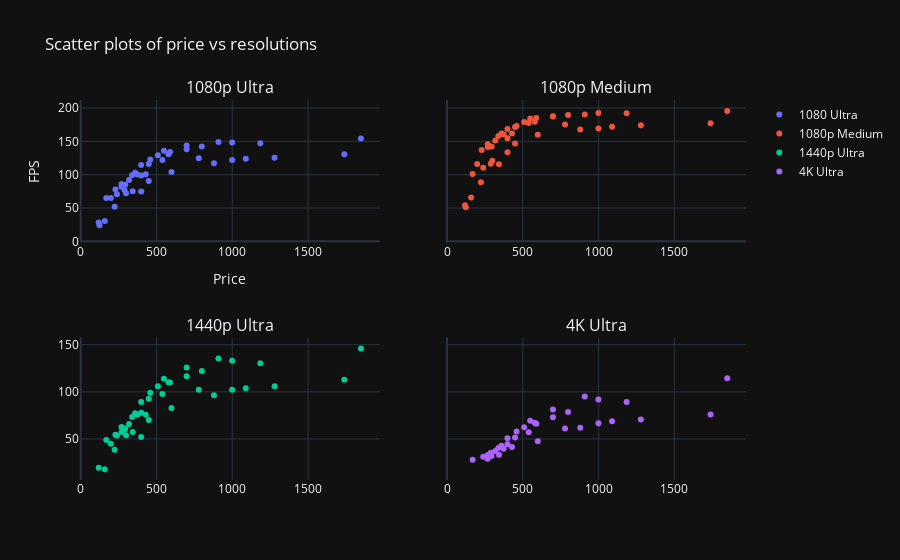

Notebook code cell kept with this figure:
### Code cell
from plotly.subplots import make_subplots
fig = make_subplots(rows=2, cols=2, 
                    shared_yaxes=True,
                    subplot_titles=("1080p Ultra", "1080p Medium", "1440p Ultra", "4K Ultra"))

fig.add_trace(go.Scatter(x=gpu_rasterization_df['Lowest Price'], y=gpu_rasterization_df['1080p Ultra'], mode='markers', hovertext=gpu_rasterization_df['Graphics Card'], name='1080 Ultra'), row=1, col=1)
fig.add_trace(go.Scatter(x=gpu_rasterization_df['Lowest Price'], y=gpu_rasterization_df['1080p Medium'], mode='markers', hovertext=gpu_rasterization_df['Graphics Card'], name='1080p Medium'), row=1, col=2)
fig.add_trace(go.Scatter(x=gpu_rasterization_df['Lowest Price'], y=gpu_rasterization_df['1440p Ultra'], mode='markers', hovertext=gpu_rasterization_df['Graphics Card'], name='1440p Ultra'), row=2, col=1)
fig.add_trace(go.Scatter(x=gpu_rasterization_df['Lowest Price'], y=gpu_rasterization_df['4K Ultra'], mode='markers', hovertext=gpu_rasterization_df['Graphics Card'], name='4K Ultra'), row=2, col=2)

fig.update_layout(title='Scatter plots of price vs resolutions',
                  xaxis_title='Price',
                  yaxis_title='FPS')
fig.show()

### Figure 1 — Plotly figure (JSON) as saved in the notebook; plotly's stock layout.template omitted (floating-point values rounded to 4 significant figures)
{"data": [{"hovertext": ["GeForce RTX 4090", "Radeon RX 7900 XTX", "GeForce RTX 4080 Super", "GeForce RTX 4080", "Radeon RX 7900 XT", "GeForce RTX 4070 Ti Super", "GeForce RTX 4070 Ti", "Radeon RX 7900 GRE", "GeForce RTX 4070 Super", "Radeon RX 6950 XT", "GeForce RTX 3090 Ti", "Radeon RX 7800 XT", "GeForce RTX 3090", "Radeon RX 6900 XT", "GeForce RTX 3080 Ti", "Radeon RX 6800 XT", "GeForce RTX 3080 12GB", "GeForce RTX 4070", "GeForce RTX 3080", "Radeon RX 7700 XT", "Radeon RX 6800", "GeForce RTX 3070 Ti", "Radeon RX 6750 XT", "GeForce RTX 4060 Ti 16GB", "GeForce RTX 4060 Ti", "Titan RTX", "Radeon RX 6700 XT", "GeForce RTX 3070", "GeForce RTX 2080 Ti", "Radeon RX 7600 XT", "GeForce RTX 3060 Ti", "Radeon RX 6700 10GB", "GeForce RTX 2080 Super", "GeForce RTX 4060", "GeForce RTX 2080", "Radeon RX 7600", "Radeon RX 6650 XT", "GeForce RTX 2070 Super", "Intel Arc A770 16GB", "Intel Arc A770 8GB", "Radeon RX 6600 XT", "Radeon RX 5700 XT", "GeForce RTX 3060", "Intel Arc A750", "GeForce RTX 2070", "Radeon VII", "GeForce GTX 1080 Ti", "GeForce RTX 2060 Super", "Radeon RX 6600", "Intel Arc A580", "Radeon RX 5700", "Radeon RX 5600 XT", "Radeon RX Vega 64", "GeForce RTX 2060", "GeForce GTX 1080", "GeForce RTX 3050", "GeForce GTX 1070 Ti", "Radeon RX Vega 56", "GeForce GTX 1660 Super", "GeForce GTX 1660 Ti", "GeForce GTX 1070", "GeForce GTX 1660", "Radeon RX 5500 XT 8GB", "Radeon RX 590", "GeForce GTX 980 Ti", "Radeon RX 580 8GB", "Radeon R9 Fury X", "GeForce GTX 1650 Super", "Radeon RX 5500 XT 4GB", "GeForce GTX 1060 6GB", "Radeon RX 6500 XT", "Radeon R9 390", "GeForce GTX 980", "GeForce GTX 1650 GDDR6", "Intel Arc A380", "Radeon RX 570 4GB", "GeForce GTX 1650", "GeForce GTX 970", "Radeon RX 6400", "GeForce GTX 1050 Ti", "GeForce GTX 1060 3GB", "GeForce GTX 1630", "Radeon RX 560 4GB", "GeForce GTX 1050", "Radeon RX 550 4GB", "GeForce GT 1030"], "mode": "markers", "name": "1080 Ultra", "x": [1849.0, 909.0, 999.0, 1185.0, 699.0, 799.0, 699.0, 549.0, 589.0, 579.0, 1739.0, 509.0, 1279.0, 779.0, 1089.0, 459.0, 999.0, 539.0, 879.0, 449.0, 399.0, 599.0, 359.0, 429.0, 374.0, null, 339.0, 399.0, null, 319.0, 449.0, 269.0, null, 294.0, null, 269.0, 229.0, null, 289.0, 343.0, 399.0, null, 299.0, 239.0, null, null, null, null, 199.0, 169.0, null, null, null, null, null, 224.0, null, null, null, null, null, null, null, null, null, null, null, null, null, null, 159.0, null, null, null, 119.0, null, null, null, 124.0, null, null, null, null, null, null, null], "y": [154.1, 149.0, 148.3, 147.0, 143.9, 142.3, 138.3, 135.8, 134.2, 130.5, 130.5, 129.3, 125.5, 124.6, 123.9, 122.7, 122.1, 122.0, 117.0, 116.1, 114.6, 104.0, 102.9, 100.6, 100.4, 99.3, 99.1, 98.8, 96.3, 91.9, 90.7, 86.1, 86.0, 84.9, 82.5, 82.0, 77.7, 77.4, 76.9, 75.3, 74.7, 73.3, 72.3, 70.8, 69.8, 69.5, 66.4, 65.5, 65.2, 65.1, 64.5, 57.8, 56.7, 55.5, 53.0, 51.9, 51.1, 50.6, 46.8, 46.6, 44.7, 42.6, 39.7, 39.3, 35.9, 35.3, 35.2, 33.9, 33.3, 32.1, 30.6, 29.8, 28.9, 28.8, 28.4, 28.1, 27.0, 26.5, 24.1, 19.8, null, 16.9, 14.7, null, null, null], "type": "scatter", "xaxis": "x", "yaxis": "y"}, {"hovertext": ["GeForce RTX 4090", "Radeon RX 7900 XTX", "GeForce RTX 4080 Super", "GeForce RTX 4080", "Radeon RX 7900 XT", "GeForce RTX 4070 Ti Super", "GeForce RTX 4070 Ti", "Radeon RX 7900 GRE", "GeForce RTX 4070 Super", "Radeon RX 6950 XT", "GeForce RTX 3090 Ti", "Radeon RX 7800 XT", "GeForce RTX 3090", "Radeon RX 6900 XT", "GeForce RTX 3080 Ti", "Radeon RX 6800 XT", "GeForce RTX 3080 12GB", "GeForce RTX 4070", "GeForce RTX 3080", "Radeon RX 7700 XT", "Radeon RX 6800", "GeForce RTX 3070 Ti", "Radeon RX 6750 XT", "GeForce RTX 4060 Ti 16GB", "GeForce RTX 4060 Ti", "Titan RTX", "Radeon RX 6700 XT", "GeForce RTX 3070", "GeForce RTX 2080 Ti", "Radeon RX 7600 XT", "GeForce RTX 3060 Ti", "Radeon RX 6700 10GB", "GeForce RTX 2080 Super", "GeForce RTX 4060", "GeForce RTX 2080", "Radeon RX 7600", "Radeon RX 6650 XT", "GeForce RTX 2070 Super", "Intel Arc A770 16GB", "Intel Arc A770 8GB", "Radeon RX 6600 XT", "Radeon RX 5700 XT", "GeForce RTX 3060", "Intel Arc A750", "GeForce RTX 2070", "Radeon VII", "GeForce GTX 1080 Ti", "GeForce RTX 2060 Super", "Radeon RX 6600", "Intel Arc A580", "Radeon RX 5700", "Radeon RX 5600 XT", "Radeon RX Vega 64", "GeForce RTX 2060", "GeForce GTX 1080", "GeForce RTX 3050", "GeForce GTX 1070 Ti", "Radeon RX Vega 56", "GeForce GTX 1660 Super", "GeForce GTX 1660 Ti", "GeForce GTX 1070", "GeForce GTX 1660", "Radeon RX 5500 XT 8GB", "Radeon RX 590", "GeForce GTX 980 Ti", "Radeon RX 580 8GB", "Radeon R9 Fury X", "GeForce GTX 1650 Super", "Radeon RX 5500 XT 4GB", "GeForce GTX 1060 6GB", "Radeon RX 6500 XT", "Radeon R9 390", "GeForce GTX 980", "GeForce GTX 1650 GDDR6", "Intel Arc A380", "Radeon RX 570 4GB", "GeForce GTX 1650", "GeForce GTX 970", "Radeon RX 6400", "GeForce GTX 1050 Ti", "GeForce GTX 1060 3GB", "GeForce GTX 1630", "Radeon RX 560 4GB", "GeForce GTX 1050", "Radeon RX 550 4GB", "GeForce GT 1030"], "mode": "markers", "name": "1080p Medium", "x": [1849.0, 909.0, 999.0, 1185.0, 699.0, 799.0, 699.0, 549.0, 589.0, 579.0, 1739.0, 509.0, 1279.0, 779.0, 1089.0, 459.0, 999.0, 539.0, 879.0, 449.0, 399.0, 599.0, 359.0, 429.0, 374.0, null, 339.0, 399.0, null, 319.0, 449.0, 269.0, null, 294.0, null, 269.0, 229.0, null, 289.0, 343.0, 399.0, null, 299.0, 239.0, null, null, null, null, 199.0, 169.0, null, null, null, null, null, 224.0, null, null, null, null, null, null, null, null, null, null, null, null, null, null, 159.0, null, null, null, 119.0, null, null, null, 124.0, null, null, null, null, null, null, null], "y": [195.7, 190.3, 192.7, 192.0, 187.6, 189.4, 187.2, 184.3, 185.1, 179.4, 177.1, 179.1, 174.0, 175.3, 171.8, 173.2, 169.4, 177.5, 167.6, 171.6, 168.7, 159.8, 161.6, 161.7, 160.1, 156.6, 158.1, 154.8, 151.0, 151.2, 146.9, 145.7, 141.3, 142.3, 136.7, 141.4, 137.1, 129.6, 116.4, 115.5, 133.5, 124.9, 121.0, 110.4, 119.1, 113.9, 110.2, 112.0, 116.2, 101.1, 110.8, 100.0, 94.3, 100.5, 89.9, 88.8, 85.7, 84.2, 85.5, 84.8, 75.0, 77.8, 72.1, 68.5, 62.6, 61.7, 63.8, 67.7, 66.8, 57.7, 65.8, 51.1, 53.6, 56.6, 54.3, 53.6, 51.3, 49.0, 51.1, 38.0, 52.5, 33.8, 31.7, 29.7, 19.5, 14.6], "type": "scatter", "xaxis": "x2", "yaxis": "y2"}, {"hovertext": ["GeForce RTX 4090", "Radeon RX 7900 XTX", "GeForce RTX 4080 Super", "GeForce RTX 4080", "Radeon RX 7900 XT", "GeForce RTX 4070 Ti Super", "GeForce RTX 4070 Ti", "Radeon RX 7900 GRE", "GeForce RTX 4070 Super", "Radeon RX 6950 XT", "GeForce RTX 3090 Ti", "Radeon RX 7800 XT", "GeForce RTX 3090", "Radeon RX 6900 XT", "GeForce RTX 3080 Ti", "Radeon RX 6800 XT", "GeForce RTX 3080 12GB", "GeForce RTX 4070", "GeForce RTX 3080", "Radeon RX 7700 XT", "Radeon RX 6800", "GeForce RTX 3070 Ti", "Radeon RX 6750 XT", "GeForce RTX 4060 Ti 16GB", "GeForce RTX 4060 Ti", "Titan RTX", "Radeon RX 6700 XT", "GeForce RTX 3070", "GeForce RTX 2080 Ti", "Radeon RX 7600 XT", "GeForce RTX 3060 Ti", "Radeon RX 6700 10GB", "GeForce RTX 2080 Super", "GeForce RTX 4060", "GeForce RTX 2080", "Radeon RX 7600", "Radeon RX 6650 XT", "GeForce RTX 2070 Super", "Intel Arc A770 16GB", "Intel Arc A770 8GB", "Radeon RX 6600 XT", "Radeon RX 5700 XT", "GeForce RTX 3060", "Intel Arc A750", "GeForce RTX 2070", "Radeon VII", "GeForce GTX 1080 Ti", "GeForce RTX 2060 Super", "Radeon RX 6600", "Intel Arc A580", "Radeon RX 5700", "Radeon RX 5600 XT", "Radeon RX Vega 64", "GeForce RTX 2060", "GeForce GTX 1080", "GeForce RTX 3050", "GeForce GTX 1070 Ti", "Radeon RX Vega 56", "GeForce GTX 1660 Super", "GeForce GTX 1660 Ti", "GeForce GTX 1070", "GeForce GTX 1660", "Radeon RX 5500 XT 8GB", "Radeon RX 590", "GeForce GTX 980 Ti", "Radeon RX 580 8GB", "Radeon R9 Fury X", "GeForce GTX 1650 Super", "Radeon RX 5500 XT 4GB", "GeForce GTX 1060 6GB", "Radeon RX 6500 XT", "Radeon R9 390", "GeForce GTX 980", "GeForce GTX 1650 GDDR6", "Intel Arc A380", "Radeon RX 570 4GB", "GeForce GTX 1650", "GeForce GTX 970", "Radeon RX 6400", "GeForce GTX 1050 Ti", "GeForce GTX 1060 3GB", "GeForce GTX 1630", "Radeon RX 560 4GB", "GeForce GTX 1050", "Radeon RX 550 4GB", "GeForce GT 1030"], "mode": "markers", "name": "1440p Ultra", "x": [1849.0, 909.0, 999.0, 1185.0, 699.0, 799.0, 699.0, 549.0, 589.0, 579.0, 1739.0, 509.0, 1279.0, 779.0, 1089.0, 459.0, 999.0, 539.0, 879.0, 449.0, 399.0, 599.0, 359.0, 429.0, 374.0, null, 339.0, 399.0, null, 319.0, 449.0, 269.0, null, 294.0, null, 269.0, 229.0, null, 289.0, 343.0, 399.0, null, 299.0, 239.0, null, null, null, null, 199.0, 169.0, null, null, null, null, null, 224.0, null, null, null, null, null, null, null, null, null, null, null, null, null, null, 159.0, null, null, null, 119.0, null, null, null, 124.0, null, null, null, null, null, null, null], "y": [146.1, 135.3, 133.0, 130.4, 125.9, 122.0, 116.5, 113.9, 109.8, 110.1, 112.7, 105.8, 106.0, 102.1, 103.9, 99.0, 102.3, 97.8, 96.4, 92.7, 89.2, 82.8, 77.2, 75.7, 75.6, 79.5, 73.4, 77.7, 75.6, 65.9, 70.0, 62.8, 66.1, 61.2, 63.2, 57.3, 54.5, 58.4, 59.8, 57.5, 52.2, 53.1, 54.0, 53.7, 51.8, 53.0, 50.2, 48.3, 44.8, 48.8, 46.7, 42.0, 41.6, 40.1, 39.4, 38.5, 37.9, 37.0, 33.3, 33.3, 33.1, 30.3, 28.2, 29.0, 26.6, 26.0, null, 21.2, null, 23.0, 18.0, null, null, null, 19.5, 19.9, null, null, null, null, null, null, null, null, null, null], "type": "scatter", "xaxis": "x3", "yaxis": "y3"}, {"hovertext": ["GeForce RTX 4090", "Radeon RX 7900 XTX", "GeForce RTX 4080 Super", "GeForce RTX 4080", "Radeon RX 7900 XT", "GeForce RTX 4070 Ti Super", "GeForce RTX 4070 Ti", "Radeon RX 7900 GRE", "GeForce RTX 4070 Super", "Radeon RX 6950 XT", "GeForce RTX 3090 Ti", "Radeon RX 7800 XT", "GeForce RTX 3090", "Radeon RX 6900 XT", "GeForce RTX 3080 Ti", "Radeon RX 6800 XT", "GeForce RTX 3080 12GB", "GeForce RTX 4070", "GeForce RTX 3080", "Radeon RX 7700 XT", "Radeon RX 6800", "GeForce RTX 3070 Ti", "Radeon RX 6750 XT", "GeForce RTX 4060 Ti 16GB", "GeForce RTX 4060 Ti", "Titan RTX", "Radeon RX 6700 XT", "GeForce RTX 3070", "GeForce RTX 2080 Ti", "Radeon RX 7600 XT", "GeForce RTX 3060 Ti", "Radeon RX 6700 10GB", "GeForce RTX 2080 Super", "GeForce RTX 4060", "GeForce RTX 2080", "Radeon RX 7600", "Radeon RX 6650 XT", "GeForce RTX 2070 Super", "Intel Arc A770 16GB", "Intel Arc A770 8GB", "Radeon RX 6600 XT", "Radeon RX 5700 XT", "GeForce RTX 3060", "Intel Arc A750", "GeForce RTX 2070", "Radeon VII", "GeForce GTX 1080 Ti", "GeForce RTX 2060 Super", "Radeon RX 6600", "Intel Arc A580", "Radeon RX 5700", "Radeon RX 5600 XT", "Radeon RX Vega 64", "GeForce RTX 2060", "GeForce GTX 1080", "GeForce RTX 3050", "GeForce GTX 1070 Ti", "Radeon RX Vega 56", "GeForce GTX 1660 Super", "GeForce GTX 1660 Ti", "GeForce GTX 1070", "GeForce GTX 1660", "Radeon RX 5500 XT 8GB", "Radeon RX 590", "GeForce GTX 980 Ti", "Radeon RX 580 8GB", "Radeon R9 Fury X", "GeForce GTX 1650 Super", "Radeon RX 5500 XT 4GB", "GeForce GTX 1060 6GB", "Radeon RX 6500 XT", "Radeon R9 390", "GeForce GTX 980", "GeForce GTX 1650 GDDR6", "Intel Arc A380", "Radeon RX 570 4GB", "GeForce GTX 1650", "GeForce GTX 970", "Radeon RX 6400", "GeForce GTX 1050 Ti", "GeForce GTX 1060 3GB", "GeForce GTX 1630", "Radeon RX 560 4GB", "GeForce GTX 1050", "Radeon RX 550 4GB", "GeForce GT 1030"], "mode": "markers", "name": "4K Ultra", "x": [1849.0, 909.0, 999.0, 1185.0, 699.0, 799.0, 699.0, 549.0, 589.0, 579.0, 1739.0, 509.0, 1279.0, 779.0, 1089.0, 459.0, 999.0, 539.0, 879.0, 449.0, 399.0, 599.0, 359.0, 429.0, 374.0, null, 339.0, 399.0, null, 319.0, 449.0, 269.0, null, 294.0, null, 269.0, 229.0, null, 289.0, 343.0, 399.0, null, 299.0, 239.0, null, null, null, null, 199.0, 169.0, null, null, null, null, null, 224.0, null, null, null, null, null, null, null, null, null, null, null, null, null, null, 159.0, null, null, null, 119.0, null, null, null, 124.0, null, null, null, null, null, null, null], "y": [114.5, 95.1, 91.9, 89.3, 81.2, 78.6, 73.0, 69.3, 66.1, 67.1, 75.9, 62.3, 70.7, 61.2, 68.8, 57.9, 66.7, 57.2, 62.0, 51.5, 50.7, 47.7, 42.8, 41.6, 39.6, 47.8, 40.4, 44.4, 43.5, 37.1, null, 32.9, 36.7, 31.9, null, 29.1, null, null, 35.3, 33.2, null, 29.3, null, 31.1, null, 31.5, 29.5, null, null, 27.9, null, null, 23.5, null, null, null, null, null, null, null, null, null, null, null, null, null, null, null, null, null, null, null, null, null, null, null, null, null, null, null, null, null, null, null, null, null], "type": "scatter", "xaxis": "x4", "yaxis": "y4"}], "layout": {"xaxis": {"anchor": "y", "domain": [0.0, 0.45], "title": {"text": "Price"}}, "yaxis": {"anchor": "x", "domain": [0.625, 1.0], "title": {"text": "FPS"}}, "xaxis2": {"anchor": "y2", "domain": [0.55, 1.0]}, "yaxis2": {"anchor": "x2", "domain": [0.625, 1.0], "matches": "y", "showticklabels": false}, "xaxis3": {"anchor": "y3", "domain": [0.0, 0.45]}, "yaxis3": {"anchor": "x3", "domain": [0.0, 0.375]}, "xaxis4": {"anchor": "y4", "domain": [0.55, 1.0]}, "yaxis4": {"anchor": "x4", "domain": [0.0, 0.375], "matches": "y3", "showticklabels": false}, "annotations": [{"font": {"size": 16}, "showarrow": false, "text": "1080p Ultra", "x": 0.225, "xanchor": "center", "xref": "paper", "y": 1.0, "yanchor": "bottom", "yref": "paper"}, {"font": {"size": 16}, "showarrow": false, "text": "1080p Medium", "x": 0.775, "xanchor": "center", "xref": "paper", "y": 1.0, "yanchor": "bottom", "yref": "paper"}, {"font": {"size": 16}, "showarrow": false, "text": "1440p Ultra", "x": 0.225, "xanchor": "center", "xref": "paper", "y": 0.375, "yanchor": "bottom", "yref": "paper"}, {"font": {"size": 16}, "showarrow": false, "text": "4K Ultra", "x": 0.775, "xanchor": "center", "xref": "paper", "y": 0.375, "yanchor": "bottom", "yref": "paper"}], "title": {"text": "Scatter plots of price vs resolutions"}}}
